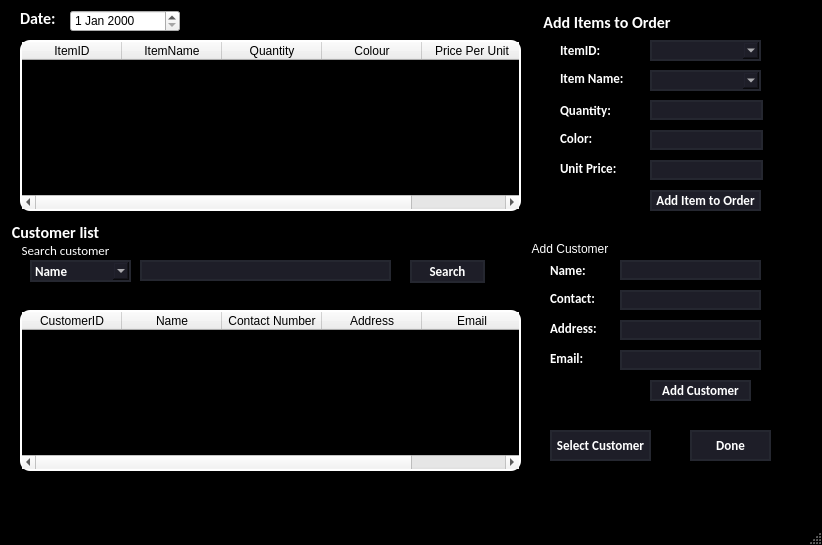
<?xml version="1.0" encoding="UTF-8"?>
<ui version="4.0">
 <class>MainWindow</class>
 <widget class="QMainWindow" name="MainWindow">
  <property name="geometry">
   <rect>
    <x>0</x>
    <y>0</y>
    <width>822</width>
    <height>545</height>
   </rect>
  </property>
  <property name="windowTitle">
   <string>MainWindow</string>
  </property>
  <property name="styleSheet">
   <string notr="true">QMainWindow{
	background-color: rgb(0,0,0);
}

QMenuBar{
background-color: rgb(0,0,0);
}</string>
  </property>
  <widget class="QWidget" name="centralwidget">
   <widget class="QTableWidget" name="itemDetailsTable">
    <property name="geometry">
     <rect>
      <x>20</x>
      <y>40</y>
      <width>501</width>
      <height>171</height>
     </rect>
    </property>
    <property name="styleSheet">
     <string notr="true">QTableWidget{
	background-color: rgb(0,0,0);
	gridline-color: rgb(255, 255, 255);
	color: rgb(255,255,255);
	border-radius: 10px;
	border: 2px solid rgb(255,255,255);
	selection-background-color: rgb(46, 46, 62);
}</string>
    </property>
    <column>
     <property name="text">
      <string>ItemID</string>
     </property>
    </column>
    <column>
     <property name="text">
      <string>ItemName</string>
     </property>
    </column>
    <column>
     <property name="text">
      <string>Quantity</string>
     </property>
    </column>
    <column>
     <property name="text">
      <string>Colour</string>
     </property>
    </column>
    <column>
     <property name="text">
      <string>Price Per Unit</string>
     </property>
    </column>
   </widget>
   <widget class="QGroupBox" name="groupBox">
    <property name="geometry">
     <rect>
      <x>540</x>
      <y>10</y>
      <width>241</width>
      <height>201</height>
     </rect>
    </property>
    <property name="font">
     <font>
      <family>Calibri</family>
      <pointsize>12</pointsize>
      <weight>75</weight>
      <bold>true</bold>
     </font>
    </property>
    <property name="styleSheet">
     <string notr="true">QGroupBox {
    background-color: rgb(0,0,0);
    border: 1px solid black;
    color: white; 
}</string>
    </property>
    <property name="title">
     <string>Add Items to Order</string>
    </property>
    <widget class="QComboBox" name="itemIDCombo">
     <property name="geometry">
      <rect>
       <x>110</x>
       <y>30</y>
       <width>111</width>
       <height>21</height>
      </rect>
     </property>
     <property name="font">
      <font>
       <pointsize>10</pointsize>
      </font>
     </property>
     <property name="styleSheet">
      <string notr="true">QComboBox QAbstractItemView {
    background-color: rgb(30, 30, 40);
    color: #FFF;
    selection-background-color: rgb(53, 53, 71);
    selection-color: #FFF;
}


QComboBox{
	background-color: rgb(30, 30, 40);
	color: rgb(255,255,255);
	border: 2px solid rgb(37, 39, 48);
}

QComboBox:hover{
	border: 2px solid rgb(53, 53, 71);
	
	background-color: rgb(40, 40, 54);
}</string>
     </property>
     <item>
      <property name="text">
       <string/>
      </property>
     </item>
     <item>
      <property name="text">
       <string>101</string>
      </property>
     </item>
     <item>
      <property name="text">
       <string>102</string>
      </property>
     </item>
     <item>
      <property name="text">
       <string>103</string>
      </property>
     </item>
     <item>
      <property name="text">
       <string>104</string>
      </property>
     </item>
     <item>
      <property name="text">
       <string>201</string>
      </property>
     </item>
     <item>
      <property name="text">
       <string>202</string>
      </property>
     </item>
     <item>
      <property name="text">
       <string>203</string>
      </property>
     </item>
     <item>
      <property name="text">
       <string>204</string>
      </property>
     </item>
     <item>
      <property name="text">
       <string>301</string>
      </property>
     </item>
     <item>
      <property name="text">
       <string>302</string>
      </property>
     </item>
     <item>
      <property name="text">
       <string>303</string>
      </property>
     </item>
     <item>
      <property name="text">
       <string>304</string>
      </property>
     </item>
     <item>
      <property name="text">
       <string>401</string>
      </property>
     </item>
     <item>
      <property name="text">
       <string>402</string>
      </property>
     </item>
     <item>
      <property name="text">
       <string>501</string>
      </property>
     </item>
    </widget>
    <widget class="QComboBox" name="itemNameCombo">
     <property name="geometry">
      <rect>
       <x>110</x>
       <y>60</y>
       <width>111</width>
       <height>21</height>
      </rect>
     </property>
     <property name="font">
      <font>
       <pointsize>10</pointsize>
      </font>
     </property>
     <property name="styleSheet">
      <string notr="true">QComboBox QAbstractItemView {
    background-color: rgb(30, 30, 40);
    color: #FFF;
    selection-background-color: rgb(53, 53, 71);
    selection-color: #FFF;
}


QComboBox{
	background-color: rgb(30, 30, 40);
	color: rgb(255,255,255);
	border: 2px solid rgb(37, 39, 48);
}

QComboBox:hover{
	border: 2px solid rgb(53, 53, 71);
	
	background-color: rgb(40, 40, 54);
}</string>
     </property>
     <item>
      <property name="text">
       <string/>
      </property>
     </item>
     <item>
      <property name="text">
       <string>Tumbler</string>
      </property>
     </item>
     <item>
      <property name="text">
       <string>Metallic Bottle</string>
      </property>
     </item>
     <item>
      <property name="text">
       <string>Metallic Straw</string>
      </property>
     </item>
     <item>
      <property name="text">
       <string>Tote Bags</string>
      </property>
     </item>
     <item>
      <property name="text">
       <string>Glass Tumbler</string>
      </property>
     </item>
    </widget>
    <widget class="QLineEdit" name="unitPriceLine">
     <property name="geometry">
      <rect>
       <x>110</x>
       <y>150</y>
       <width>113</width>
       <height>20</height>
      </rect>
     </property>
     <property name="styleSheet">
      <string notr="true">QLineEdit{
	border: 2px solid rgb(37, 39, 48);
	border-radius: 100px;
	color: #FFF;
	background-color: rgb(30, 30, 40);

}

QLineEdit:hover{
	border: 2px solid rgb(53, 53, 71)
}

QLineEdit: focus{
	border: 2px solid rgb(85, 170, 255);
}</string>
     </property>
    </widget>
    <widget class="QPushButton" name="addItemsButton">
     <property name="geometry">
      <rect>
       <x>110</x>
       <y>180</y>
       <width>111</width>
       <height>21</height>
      </rect>
     </property>
     <property name="font">
      <font>
       <family>Calibri</family>
       <pointsize>10</pointsize>
       <weight>75</weight>
       <bold>true</bold>
      </font>
     </property>
     <property name="styleSheet">
      <string notr="true">QPushButton{
	border: 2px solid rgb(37, 39, 48);
	border-radius: 100px;
	color: #FFF;
	background-color: rgb(30, 30, 40);
	
}

QPushButton:hover{
	border: 2px solid rgb(53, 53, 71)
}</string>
     </property>
     <property name="text">
      <string>Add Item to Order</string>
     </property>
    </widget>
    <widget class="QLabel" name="label_6">
     <property name="geometry">
      <rect>
       <x>20</x>
       <y>30</y>
       <width>61</width>
       <height>21</height>
      </rect>
     </property>
     <property name="font">
      <font>
       <family>Calibri</family>
       <pointsize>10</pointsize>
       <weight>75</weight>
       <bold>true</bold>
      </font>
     </property>
     <property name="styleSheet">
      <string notr="true">QLabel{
	color: #FFF;
}</string>
     </property>
     <property name="text">
      <string>ItemID:</string>
     </property>
    </widget>
    <widget class="QLabel" name="label_7">
     <property name="geometry">
      <rect>
       <x>20</x>
       <y>60</y>
       <width>71</width>
       <height>16</height>
      </rect>
     </property>
     <property name="font">
      <font>
       <family>Calibri</family>
       <pointsize>10</pointsize>
       <weight>75</weight>
       <bold>true</bold>
      </font>
     </property>
     <property name="styleSheet">
      <string notr="true">QLabel{
	color: #FFF;
}</string>
     </property>
     <property name="text">
      <string>Item Name:</string>
     </property>
    </widget>
    <widget class="QLabel" name="label_8">
     <property name="geometry">
      <rect>
       <x>20</x>
       <y>90</y>
       <width>61</width>
       <height>21</height>
      </rect>
     </property>
     <property name="font">
      <font>
       <family>Calibri</family>
       <pointsize>10</pointsize>
       <weight>75</weight>
       <bold>true</bold>
      </font>
     </property>
     <property name="styleSheet">
      <string notr="true">QLabel{
	color: #FFF;
}</string>
     </property>
     <property name="text">
      <string>Quantity:</string>
     </property>
    </widget>
    <widget class="QLabel" name="label_9">
     <property name="geometry">
      <rect>
       <x>20</x>
       <y>120</y>
       <width>61</width>
       <height>16</height>
      </rect>
     </property>
     <property name="font">
      <font>
       <family>Calibri</family>
       <pointsize>10</pointsize>
       <weight>75</weight>
       <bold>true</bold>
      </font>
     </property>
     <property name="styleSheet">
      <string notr="true">QLabel{
	color: #FFF;
}</string>
     </property>
     <property name="text">
      <string>Color:</string>
     </property>
    </widget>
    <widget class="QLabel" name="label_10">
     <property name="geometry">
      <rect>
       <x>20</x>
       <y>150</y>
       <width>61</width>
       <height>16</height>
      </rect>
     </property>
     <property name="font">
      <font>
       <family>Calibri</family>
       <pointsize>10</pointsize>
       <weight>75</weight>
       <bold>true</bold>
      </font>
     </property>
     <property name="styleSheet">
      <string notr="true">QLabel{
	color: #FFF;
}</string>
     </property>
     <property name="text">
      <string>Unit Price:</string>
     </property>
    </widget>
    <widget class="QLineEdit" name="quantityLine">
     <property name="geometry">
      <rect>
       <x>110</x>
       <y>90</y>
       <width>113</width>
       <height>20</height>
      </rect>
     </property>
     <property name="styleSheet">
      <string notr="true">QLineEdit{
	border: 2px solid rgb(37, 39, 48);
	border-radius: 100px;
	color: #FFF;
	background-color: rgb(30, 30, 40);

}

QLineEdit:hover{
	border: 2px solid rgb(53, 53, 71)
}

QLineEdit: focus{
	border: 2px solid rgb(85, 170, 255);
}</string>
     </property>
    </widget>
    <widget class="QLineEdit" name="colourLine">
     <property name="geometry">
      <rect>
       <x>110</x>
       <y>120</y>
       <width>113</width>
       <height>20</height>
      </rect>
     </property>
     <property name="styleSheet">
      <string notr="true">QLineEdit{
	border: 2px solid rgb(37, 39, 48);
	border-radius: 100px;
	color: #FFF;
	background-color: rgb(30, 30, 40);

}

QLineEdit:hover{
	border: 2px solid rgb(53, 53, 71)
}

QLineEdit: focus{
	border: 2px solid rgb(85, 170, 255);
}</string>
     </property>
    </widget>
   </widget>
   <widget class="QGroupBox" name="groupBox_2">
    <property name="geometry">
     <rect>
      <x>10</x>
      <y>220</y>
      <width>771</width>
      <height>271</height>
     </rect>
    </property>
    <property name="font">
     <font>
      <family>Calibri</family>
      <pointsize>12</pointsize>
      <weight>75</weight>
      <bold>true</bold>
     </font>
    </property>
    <property name="styleSheet">
     <string notr="true">QGroupBox {
    background-color: rgb(0,0,0);
    border: 1px solid black;
    color: white; 
}</string>
    </property>
    <property name="title">
     <string>Customer list</string>
    </property>
    <widget class="QTableWidget" name="customerDetailsTable">
     <property name="geometry">
      <rect>
       <x>10</x>
       <y>90</y>
       <width>501</width>
       <height>161</height>
      </rect>
     </property>
     <property name="font">
      <font>
       <family>Calibri</family>
       <pointsize>10</pointsize>
       <weight>75</weight>
       <bold>true</bold>
      </font>
     </property>
     <property name="styleSheet">
      <string notr="true">QTableWidget{
	background-color: rgb(0,0,0);
	gridline-color: rgb(255, 255, 255);
	color: rgb(255,255,255);
	border-radius: 10px;
	border: 2px solid rgb(255,255,255);
	selection-background-color: rgb(46, 46, 62);
}</string>
     </property>
     <column>
      <property name="text">
       <string>CustomerID</string>
      </property>
      <property name="font">
       <font>
        <pointsize>9</pointsize>
       </font>
      </property>
     </column>
     <column>
      <property name="text">
       <string>Name</string>
      </property>
     </column>
     <column>
      <property name="text">
       <string>Contact Number</string>
      </property>
     </column>
     <column>
      <property name="text">
       <string>Address</string>
      </property>
     </column>
     <column>
      <property name="text">
       <string>Email</string>
      </property>
     </column>
    </widget>
    <widget class="QGroupBox" name="groupBox_3">
     <property name="geometry">
      <rect>
       <x>10</x>
       <y>20</y>
       <width>481</width>
       <height>61</height>
      </rect>
     </property>
     <property name="font">
      <font>
       <family>Calibri</family>
       <pointsize>10</pointsize>
      </font>
     </property>
     <property name="styleSheet">
      <string notr="true">QGroupBox {
    background-color: rgb(0,0,0);
    border: 1px solid black;
    color: white; 
}</string>
     </property>
     <property name="title">
      <string>Search customer</string>
     </property>
     <widget class="QComboBox" name="customerSearchCombo">
      <property name="geometry">
       <rect>
        <x>10</x>
        <y>20</y>
        <width>101</width>
        <height>22</height>
       </rect>
      </property>
      <property name="font">
       <font>
        <family>Calibri</family>
        <pointsize>10</pointsize>
        <weight>75</weight>
        <bold>true</bold>
       </font>
      </property>
      <property name="styleSheet">
       <string notr="true">QComboBox QAbstractItemView {
    background-color: rgb(30, 30, 40);
    color: #FFF;
    selection-background-color: rgb(53, 53, 71);
    selection-color: #FFF;
}


QComboBox{
	background-color: rgb(30, 30, 40);
	color: rgb(255,255,255);
	border: 2px solid rgb(37, 39, 48);
}

QComboBox:hover{
	border: 2px solid rgb(53, 53, 71);
	
	background-color: rgb(40, 40, 54);
}</string>
      </property>
      <item>
       <property name="text">
        <string>Name</string>
       </property>
      </item>
      <item>
       <property name="text">
        <string>CustomerID</string>
       </property>
      </item>
     </widget>
     <widget class="QLineEdit" name="customerSearchLine">
      <property name="geometry">
       <rect>
        <x>120</x>
        <y>20</y>
        <width>251</width>
        <height>21</height>
       </rect>
      </property>
      <property name="styleSheet">
       <string notr="true">QLineEdit{
	border: 2px solid rgb(37, 39, 48);
	border-radius: 100px;
	color: #FFF;
	background-color: rgb(30, 30, 40);

}

QLineEdit:hover{
	border: 2px solid rgb(53, 53, 71)
}

QLineEdit: focus{
	border: 2px solid rgb(85, 170, 255);
}</string>
      </property>
     </widget>
     <widget class="QPushButton" name="customerSearchButton">
      <property name="geometry">
       <rect>
        <x>390</x>
        <y>20</y>
        <width>75</width>
        <height>23</height>
       </rect>
      </property>
      <property name="font">
       <font>
        <family>Calibri</family>
        <pointsize>10</pointsize>
        <weight>75</weight>
        <bold>true</bold>
       </font>
      </property>
      <property name="styleSheet">
       <string notr="true">QPushButton{
	border: 2px solid rgb(37, 39, 48);
	border-radius: 100px;
	color: #FFF;
	background-color: rgb(30, 30, 40);
	
}

QPushButton:hover{
	border: 2px solid rgb(53, 53, 71)
}</string>
      </property>
      <property name="text">
       <string>Search</string>
      </property>
     </widget>
    </widget>
    <widget class="QGroupBox" name="groupBox_4">
     <property name="geometry">
      <rect>
       <x>520</x>
       <y>20</y>
       <width>241</width>
       <height>171</height>
      </rect>
     </property>
     <property name="styleSheet">
      <string notr="true">QGroupBox {
    background-color: rgb(0,0,0);
    border: 1px solid black;
    color: white; 
}</string>
     </property>
     <property name="title">
      <string>Add Customer</string>
     </property>
     <widget class="QLabel" name="label">
      <property name="geometry">
       <rect>
        <x>20</x>
        <y>20</y>
        <width>51</width>
        <height>21</height>
       </rect>
      </property>
      <property name="font">
       <font>
        <family>Calibri</family>
        <pointsize>10</pointsize>
        <weight>75</weight>
        <bold>true</bold>
       </font>
      </property>
      <property name="styleSheet">
       <string notr="true">QLabel{
	color: #FFF;
}</string>
      </property>
      <property name="text">
       <string>Name:</string>
      </property>
     </widget>
     <widget class="QLabel" name="label_2">
      <property name="geometry">
       <rect>
        <x>20</x>
        <y>50</y>
        <width>61</width>
        <height>16</height>
       </rect>
      </property>
      <property name="font">
       <font>
        <family>Calibri</family>
        <pointsize>10</pointsize>
        <weight>75</weight>
        <bold>true</bold>
       </font>
      </property>
      <property name="styleSheet">
       <string notr="true">QLabel{
	color: #FFF;
}</string>
      </property>
      <property name="text">
       <string>Contact:</string>
      </property>
     </widget>
     <widget class="QLabel" name="label_3">
      <property name="geometry">
       <rect>
        <x>20</x>
        <y>80</y>
        <width>51</width>
        <height>16</height>
       </rect>
      </property>
      <property name="font">
       <font>
        <family>Calibri</family>
        <pointsize>10</pointsize>
        <weight>75</weight>
        <bold>true</bold>
       </font>
      </property>
      <property name="styleSheet">
       <string notr="true">QLabel{
	color: #FFF;
}</string>
      </property>
      <property name="text">
       <string>Address:</string>
      </property>
     </widget>
     <widget class="QLabel" name="label_4">
      <property name="geometry">
       <rect>
        <x>20</x>
        <y>110</y>
        <width>41</width>
        <height>16</height>
       </rect>
      </property>
      <property name="font">
       <font>
        <family>Calibri</family>
        <pointsize>10</pointsize>
        <weight>75</weight>
        <bold>true</bold>
       </font>
      </property>
      <property name="styleSheet">
       <string notr="true">QLabel{
	color: #FFF;
}</string>
      </property>
      <property name="text">
       <string>Email:</string>
      </property>
     </widget>
     <widget class="QLineEdit" name="customerNameLine">
      <property name="geometry">
       <rect>
        <x>90</x>
        <y>20</y>
        <width>141</width>
        <height>20</height>
       </rect>
      </property>
      <property name="styleSheet">
       <string notr="true">QLineEdit{
	border: 2px solid rgb(37, 39, 48);
	border-radius: 100px;
	color: #FFF;
	background-color: rgb(30, 30, 40);

}

QLineEdit:hover{
	border: 2px solid rgb(53, 53, 71)
}

QLineEdit: focus{
	border: 2px solid rgb(85, 170, 255);
}</string>
      </property>
     </widget>
     <widget class="QLineEdit" name="customerContactLine">
      <property name="geometry">
       <rect>
        <x>90</x>
        <y>50</y>
        <width>141</width>
        <height>20</height>
       </rect>
      </property>
      <property name="styleSheet">
       <string notr="true">QLineEdit{
	border: 2px solid rgb(37, 39, 48);
	border-radius: 100px;
	color: #FFF;
	background-color: rgb(30, 30, 40);

}

QLineEdit:hover{
	border: 2px solid rgb(53, 53, 71)
}

QLineEdit: focus{
	border: 2px solid rgb(85, 170, 255);
}</string>
      </property>
     </widget>
     <widget class="QLineEdit" name="customerAddressLine">
      <property name="geometry">
       <rect>
        <x>90</x>
        <y>80</y>
        <width>141</width>
        <height>20</height>
       </rect>
      </property>
      <property name="styleSheet">
       <string notr="true">QLineEdit{
	border: 2px solid rgb(37, 39, 48);
	border-radius: 100px;
	color: #FFF;
	background-color: rgb(30, 30, 40);

}

QLineEdit:hover{
	border: 2px solid rgb(53, 53, 71)
}

QLineEdit: focus{
	border: 2px solid rgb(85, 170, 255);
}</string>
      </property>
     </widget>
     <widget class="QLineEdit" name="customerEmailLine">
      <property name="geometry">
       <rect>
        <x>90</x>
        <y>110</y>
        <width>141</width>
        <height>20</height>
       </rect>
      </property>
      <property name="styleSheet">
       <string notr="true">QLineEdit{
	border: 2px solid rgb(37, 39, 48);
	border-radius: 100px;
	color: #FFF;
	background-color: rgb(30, 30, 40);

}

QLineEdit:hover{
	border: 2px solid rgb(53, 53, 71)
}

QLineEdit: focus{
	border: 2px solid rgb(85, 170, 255);
}</string>
      </property>
     </widget>
     <widget class="QPushButton" name="addCustomerButton">
      <property name="geometry">
       <rect>
        <x>120</x>
        <y>140</y>
        <width>101</width>
        <height>21</height>
       </rect>
      </property>
      <property name="font">
       <font>
        <family>Calibri</family>
        <pointsize>10</pointsize>
        <weight>75</weight>
        <bold>true</bold>
       </font>
      </property>
      <property name="styleSheet">
       <string notr="true">QPushButton{
	border: 2px solid rgb(37, 39, 48);
	border-radius: 100px;
	color: #FFF;
	background-color: rgb(30, 30, 40);
	
}

QPushButton:hover{
	border: 2px solid rgb(53, 53, 71)
}</string>
      </property>
      <property name="text">
       <string>Add Customer</string>
      </property>
     </widget>
    </widget>
    <widget class="QPushButton" name="selectCustomerButton">
     <property name="geometry">
      <rect>
       <x>540</x>
       <y>210</y>
       <width>101</width>
       <height>31</height>
      </rect>
     </property>
     <property name="font">
      <font>
       <family>Calibri</family>
       <pointsize>10</pointsize>
       <weight>75</weight>
       <bold>true</bold>
      </font>
     </property>
     <property name="styleSheet">
      <string notr="true">QPushButton{
	border: 2px solid rgb(37, 39, 48);
	border-radius: 100px;
	color: #FFF;
	background-color: rgb(30, 30, 40);
	
}

QPushButton:hover{
	border: 2px solid rgb(53, 53, 71)
}</string>
     </property>
     <property name="text">
      <string>Select Customer</string>
     </property>
    </widget>
    <widget class="QPushButton" name="doneButton">
     <property name="geometry">
      <rect>
       <x>680</x>
       <y>210</y>
       <width>81</width>
       <height>31</height>
      </rect>
     </property>
     <property name="font">
      <font>
       <family>Calibri</family>
       <pointsize>10</pointsize>
       <weight>75</weight>
       <bold>true</bold>
      </font>
     </property>
     <property name="styleSheet">
      <string notr="true">QPushButton{
	border: 2px solid rgb(37, 39, 48);
	border-radius: 100px;
	color: #FFF;
	background-color: rgb(30, 30, 40);
	
}

QPushButton:hover{
	border: 2px solid rgb(53, 53, 71)
}</string>
     </property>
     <property name="text">
      <string>Done</string>
     </property>
    </widget>
   </widget>
   <widget class="QLabel" name="label_5">
    <property name="geometry">
     <rect>
      <x>20</x>
      <y>10</y>
      <width>41</width>
      <height>16</height>
     </rect>
    </property>
    <property name="font">
     <font>
      <family>Calibri</family>
      <pointsize>12</pointsize>
      <weight>75</weight>
      <bold>true</bold>
     </font>
    </property>
    <property name="styleSheet">
     <string notr="true">QLabel{
	color: #FFF;
}</string>
    </property>
    <property name="text">
     <string>Date:</string>
    </property>
   </widget>
   <widget class="QDateEdit" name="orderDateEdit">
    <property name="geometry">
     <rect>
      <x>70</x>
      <y>10</y>
      <width>110</width>
      <height>22</height>
     </rect>
    </property>
    <property name="styleSheet">
     <string notr="true">QSpinBox QAbstractItemView {
    background-color: rgb(30, 30, 40);
    color: #FFF;
    selection-background-color: rgb(53, 53, 71);
    selection-color: #FFF;
}


QSpinBox{
	background-color: rgb(30, 30, 40);
	color: rgb(255,255,255);
	border: 2px solid rgb(37, 39, 48);
}

QSpinBox:hover{
	border: 2px solid rgb(53, 53, 71);
	
	background-color: rgb(40, 40, 54);
}</string>
    </property>
   </widget>
  </widget>
  <widget class="QMenuBar" name="menubar">
   <property name="geometry">
    <rect>
     <x>0</x>
     <y>0</y>
     <width>822</width>
     <height>18</height>
    </rect>
   </property>
  </widget>
  <widget class="QStatusBar" name="statusbar"/>
 </widget>
 <resources/>
 <connections/>
</ui>
